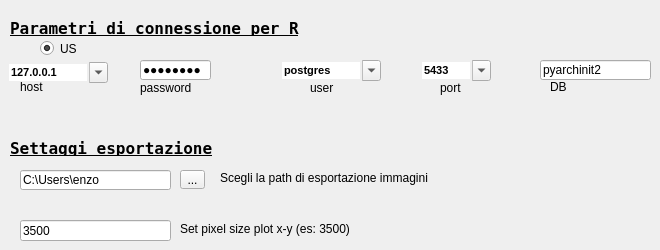
   <widget class="QWidget" name="tab_7">
    <attribute name="title">
     <string>Parametri di connessione</string>
    </attribute>
    <widget class="QComboBox" name="user">
     <property name="enabled">
      <bool>true</bool>
     </property>
     <property name="geometry">
      <rect>
       <x>280</x>
       <y>60</y>
       <width>101</width>
       <height>21</height>
      </rect>
     </property>
     <property name="font">
      <font>
       <pointsize>8</pointsize>
       <weight>75</weight>
       <bold>true</bold>
      </font>
     </property>
     <property name="mouseTracking">
      <bool>true</bool>
     </property>
     <property name="contextMenuPolicy">
      <enum>Qt::ContextMenuPolicy::NoContextMenu</enum>
     </property>
     <property name="editable">
      <bool>true</bool>
     </property>
     <property name="maxVisibleItems">
      <number>99999</number>
     </property>
     <property name="maxCount">
      <number>2147483647</number>
     </property>
     <property name="frame">
      <bool>false</bool>
     </property>
     <item>
      <property name="text">
       <string>postgres</string>
      </property>
     </item>
    </widget>
    <widget class="QLabel" name="label_32">
     <property name="geometry">
      <rect>
       <x>140</x>
       <y>80</y>
       <width>71</width>
       <height>16</height>
      </rect>
     </property>
     <property name="text">
      <string>password</string>
     </property>
    </widget>
    <widget class="QLabel" name="label_33">
     <property name="geometry">
      <rect>
       <x>310</x>
       <y>80</y>
       <width>31</width>
       <height>16</height>
      </rect>
     </property>
     <property name="text">
      <string>user</string>
     </property>
    </widget>
    <widget class="QLabel" name="label_35">
     <property name="geometry">
      <rect>
       <x>440</x>
       <y>80</y>
       <width>31</width>
       <height>16</height>
      </rect>
     </property>
     <property name="text">
      <string>port</string>
     </property>
    </widget>
    <widget class="QRadioButton" name="radioButtonUsMin">
     <property name="geometry">
      <rect>
       <x>40</x>
       <y>40</y>
       <width>81</width>
       <height>17</height>
      </rect>
     </property>
     <property name="text">
      <string>US</string>
     </property>
     <property name="checked">
      <bool>true</bool>
     </property>
    </widget>
    <widget class="QLineEdit" name="db">
     <property name="geometry">
      <rect>
       <x>540</x>
       <y>60</y>
       <width>111</width>
       <height>20</height>
      </rect>
     </property>
     <property name="text">
      <string>pyarchinit2</string>
     </property>
    </widget>
    <widget class="QLabel" name="label_30">
     <property name="geometry">
      <rect>
       <x>20</x>
       <y>80</y>
       <width>46</width>
       <height>13</height>
      </rect>
     </property>
     <property name="text">
      <string>host</string>
     </property>
    </widget>
    <widget class="QLabel" name="label_36">
     <property name="geometry">
      <rect>
       <x>550</x>
       <y>80</y>
       <width>46</width>
       <height>13</height>
      </rect>
     </property>
     <property name="text">
      <string>DB</string>
     </property>
    </widget>
    <widget class="QLabel" name="label_31">
     <property name="geometry">
      <rect>
       <x>10</x>
       <y>20</y>
       <width>351</width>
       <height>16</height>
      </rect>
     </property>
     <property name="font">
      <font>
       <family>Andale Mono</family>
       <pointsize>12</pointsize>
       <weight>75</weight>
       <bold>true</bold>
       <underline>true</underline>
      </font>
     </property>
     <property name="text">
      <string>Parametri di connessione per R</string>
     </property>
    </widget>
    <widget class="QComboBox" name="host">
     <property name="enabled">
      <bool>true</bool>
     </property>
     <property name="geometry">
      <rect>
       <x>7</x>
       <y>62</y>
       <width>101</width>
       <height>21</height>
      </rect>
     </property>
     <property name="font">
      <font>
       <pointsize>8</pointsize>
       <weight>75</weight>
       <bold>true</bold>
      </font>
     </property>
     <property name="mouseTracking">
      <bool>true</bool>
     </property>
     <property name="contextMenuPolicy">
      <enum>Qt::ContextMenuPolicy::NoContextMenu</enum>
     </property>
     <property name="editable">
      <bool>true</bool>
     </property>
     <property name="maxVisibleItems">
      <number>99999</number>
     </property>
     <property name="maxCount">
      <number>2147483647</number>
     </property>
     <property name="frame">
      <bool>false</bool>
     </property>
     <item>
      <property name="text">
       <string>127.0.0.1</string>
      </property>
     </item>
    </widget>
    <widget class="QLineEdit" name="password">
     <property name="geometry">
      <rect>
       <x>140</x>
       <y>60</y>
       <width>71</width>
       <height>20</height>
      </rect>
     </property>
     <property name="text">
      <string>postgres</string>
     </property>
     <property name="echoMode">
      <enum>QLineEdit::EchoMode::Password</enum>
     </property>
    </widget>
    <widget class="QComboBox" name="port">
     <property name="enabled">
      <bool>true</bool>
     </property>
     <property name="geometry">
      <rect>
       <x>420</x>
       <y>60</y>
       <width>71</width>
       <height>21</height>
      </rect>
     </property>
     <property name="font">
      <font>
       <pointsize>8</pointsize>
       <weight>75</weight>
       <bold>true</bold>
      </font>
     </property>
     <property name="mouseTracking">
      <bool>true</bool>
     </property>
     <property name="contextMenuPolicy">
      <enum>Qt::ContextMenuPolicy::NoContextMenu</enum>
     </property>
     <property name="editable">
      <bool>true</bool>
     </property>
     <property name="maxVisibleItems">
      <number>99999</number>
     </property>
     <property name="maxCount">
      <number>2147483647</number>
     </property>
     <property name="frame">
      <bool>false</bool>
     </property>
     <item>
      <property name="text">
       <string>5433</string>
      </property>
     </item>
    </widget>
    <widget class="QLabel" name="label_51">
     <property name="geometry">
      <rect>
       <x>10</x>
       <y>140</y>
       <width>351</width>
       <height>16</height>
      </rect>
     </property>
     <property name="font">
      <font>
       <family>Andale Mono</family>
       <pointsize>12</pointsize>
       <weight>75</weight>
       <bold>true</bold>
       <underline>true</underline>
      </font>
     </property>
     <property name="text">
      <string>Settaggi esportazione</string>
     </property>
    </widget>
    <widget class="QToolButton" name="toolButton_esp_generale">
     <property name="geometry">
      <rect>
       <x>180</x>
       <y>170</y>
       <width>25</width>
       <height>19</height>
      </rect>
     </property>
     <property name="text">
      <string>...</string>
     </property>
    </widget>
    <widget class="QLineEdit" name="lineEdit_esp_generale">
     <property name="geometry">
      <rect>
       <x>20</x>
       <y>170</y>
       <width>151</width>
       <height>20</height>
      </rect>
     </property>
     <property name="text">
      <string>C:\Users\enzo</string>
     </property>
    </widget>
    <widget class="QLabel" name="label_50">
     <property name="geometry">
      <rect>
       <x>220</x>
       <y>170</y>
       <width>271</width>
       <height>16</height>
      </rect>
     </property>
     <property name="text">
      <string>Scegli la path di esportazione immagini</string>
     </property>
    </widget>
    <widget class="QLineEdit" name="set_size_plot">
     <property name="geometry">
      <rect>
       <x>20</x>
       <y>220</y>
       <width>151</width>
       <height>21</height>
      </rect>
     </property>
     <property name="text">
      <string>3500</string>
     </property>
    </widget>
    <widget class="QLabel" name="label_45">
     <property name="geometry">
      <rect>
       <x>180</x>
       <y>220</y>
       <width>321</width>
       <height>17</height>
      </rect>
     </property>
     <property name="text">
      <string>Set pixel size plot x-y (es: 3500)</string>
     </property>
    </widget>
   </widget>
